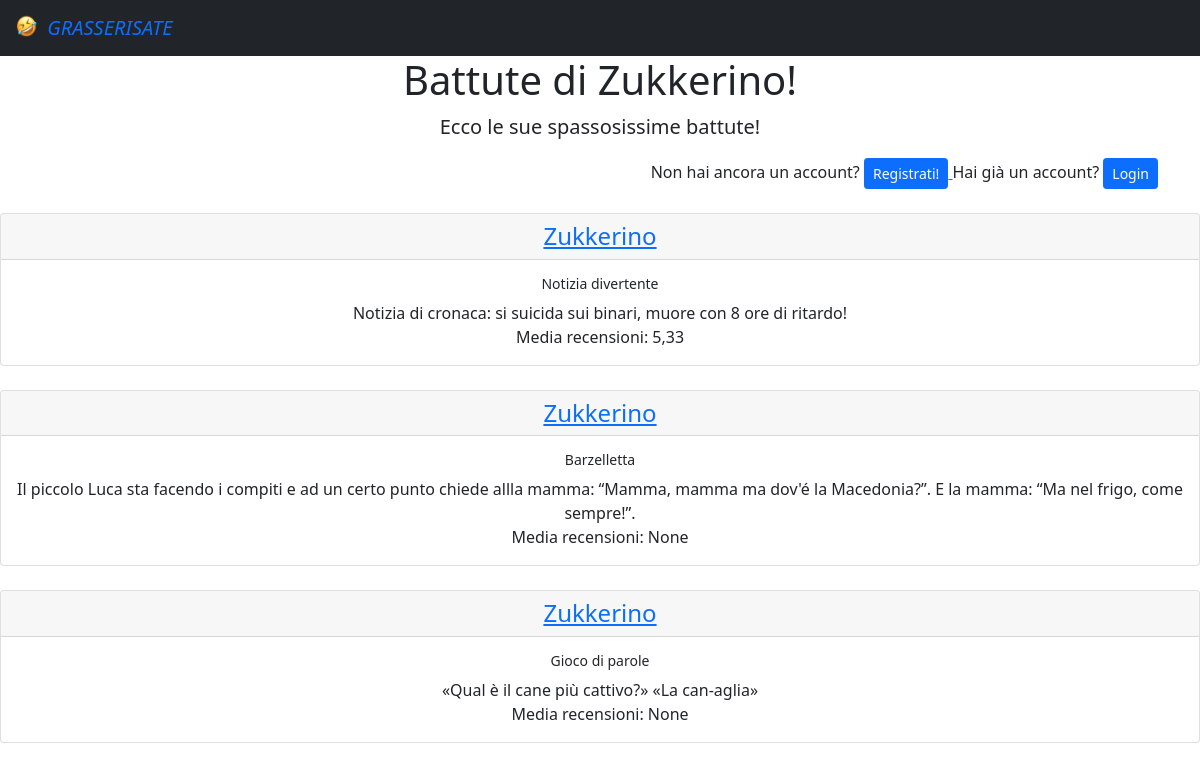
The page /battutes/3 on the database its author committed.
### esame/models.py (models this page shows, shortened)
class Battute(models.Model):
    testo = models.TextField(default="")
    utente = models.ForeignKey(User, on_delete=models.CASCADE, related_name='utentebat')
    tempo = models.DateTimeField(auto_now=True)
    tipo = models.CharField(choices=SCELTE, default='bar', max_length=25)
    @property
    def calcola_media(self):
        media_tupla = self.battutarec.all().aggregate(Avg('voto'))
        media_lunga = media_tupla['voto__avg']
        if type(media_lunga) is NoneType:
            media = media_lunga
        else:
            media = round(media_lunga, 2)
        return media

### esame/views.py (the view)
# urls.py: path("battutes/<int:pk>", views.BattuteProfilo.as_view(),name='battute_profilo')
class BattuteProfilo(ListView):
    template_name = "battute_profilo.html"
    model = Battute
    def get_queryset(self):
        qs = Battute.objects.filter(utente_id=self.kwargs['pk']).order_by('-tempo')
        return qs
    def get_context_data(self, *, object_list=None, **kwargs):
        context = super(BattuteProfilo, self).get_context_data(**kwargs)
        context['nickname'] = User.objects.filter(id=self.kwargs['pk']).get().username
        return context

### templates/battute_profilo.html (shortened to what this page needs)
<html lang="en">
{% extends 'base.html' %}
{% block contenuto %}
    <div class="container">
        <h1> <div style="text-align: center;"> Battute di {{ nickname }}!</div></h1>
        <p class="lead" style="text-align:center">
            Ecco le sue spassosissime battute!
        </p>
        {% if user.is_authenticated %}
            <div style="text-align:right">
                <a href='{% url 'logout' %}'>
                    <button type="button" class="btn btn-danger">
                        Logout
                    </button>
                </a>
                         </div>
        {% else %}
            <div style="text-align:right">
            Non hai ancora un account?
            <a href="{% url  "registrazione"%}">
                    <button type="button" class="btn btn-primary btn-sm">
                        Registrati!
                    </button>
                </a>
                Hai già un account?
            <a href="{% url  "login"%}">
                    <button type="button" class="btn btn-primary btn-sm">
                        Login
                    </button>
                </a>
            </div>
            </div>
        {% endif %}
    <br>
    <div style="text-align:center">
        {% for b in object_list %}
            <div class="card">
                <h4 class="card-header"> <a href="{% url "profilo" pk=b.utente_id %}"> {{ b.utente }}  </a> </h4>
                <div class="card-body">
                    <h6 class="card-title" > <small>{{ b.tipo }}</small>  </h6>
                    <p class="card-text"> {{ b.testo }} </p>
                    Media recensioni: {{ b.calcola_media}}
                </div>
            </div>
            <br>
        {%  endfor %}
    </div>
{% endblock %}

### rows shown on the page
Battute: utente "Zukkerino", tipo "Notizia divertente", testo "Notizia di cronaca: si suicida sui binari, muore con 8 ore di ritardo!", calcola_media "5,33"
Battute: utente "Zukkerino", tipo "Barzelletta", testo "Il piccolo Luca sta facendo i compiti e ad un certo punto chiede allla mamma: “Mamma, mamma ma dov'é la Macedonia?”. E la mamma: “Ma nel frigo, come sempre!”.", calcola_media "None"
Battute: utente "Zukkerino", tipo "Gioco di parole", testo "«Qual è il cane più cattivo?» «La can-aglia»", calcola_media "None"

### other values the page prints
{{ nickname }} "Zukkerino"
